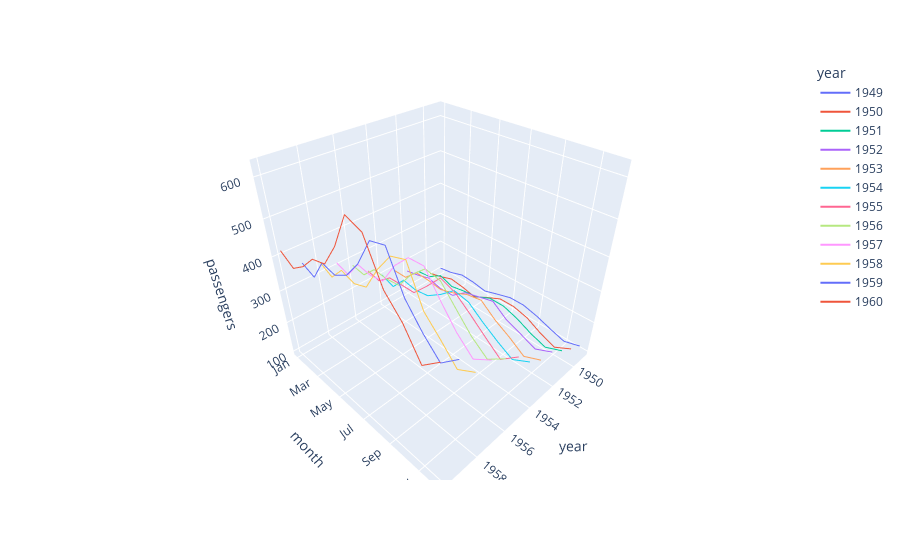

Notebook code for this chart:
### Markdown cell above
## 3D Line Plots

### Code cell
fig = px.line_3d(flights, x='year', y='month', z='passengers', color='year')
fig

### Figure 1 — Plotly figure (JSON) as saved in the notebook; plotly's stock layout.template omitted (floating-point values rounded to 4 significant figures)
{"data": [{"hovertemplate": "year=%{x}<br>month=%{y}<br>passengers=%{z}<extra></extra>", "legendgroup": "1949", "line": {"color": "#636efa", "dash": "solid"}, "marker": {"symbol": "circle"}, "mode": "lines", "name": "1949", "scene": "scene", "showlegend": true, "type": "scatter3d", "x": [1949, 1949, 1949, 1949, 1949, 1949, 1949, 1949, 1949, 1949, 1949, 1949], "y": ["Jan", "Feb", "Mar", "Apr", "May", "Jun", "Jul", "Aug", "Sep", "Oct", "Nov", "Dec"], "z": [112, 118, 132, 129, 121, 135, 148, 148, 136, 119, 104, 118]}, {"hovertemplate": "year=%{x}<br>month=%{y}<br>passengers=%{z}<extra></extra>", "legendgroup": "1950", "line": {"color": "#EF553B", "dash": "solid"}, "marker": {"symbol": "circle"}, "mode": "lines", "name": "1950", "scene": "scene", "showlegend": true, "type": "scatter3d", "x": [1950, 1950, 1950, 1950, 1950, 1950, 1950, 1950, 1950, 1950, 1950, 1950], "y": ["Jan", "Feb", "Mar", "Apr", "May", "Jun", "Jul", "Aug", "Sep", "Oct", "Nov", "Dec"], "z": [115, 126, 141, 135, 125, 149, 170, 170, 158, 133, 114, 140]}, {"hovertemplate": "year=%{x}<br>month=%{y}<br>passengers=%{z}<extra></extra>", "legendgroup": "1951", "line": {"color": "#00cc96", "dash": "solid"}, "marker": {"symbol": "circle"}, "mode": "lines", "name": "1951", "scene": "scene", "showlegend": true, "type": "scatter3d", "x": [1951, 1951, 1951, 1951, 1951, 1951, 1951, 1951, 1951, 1951, 1951, 1951], "y": ["Jan", "Feb", "Mar", "Apr", "May", "Jun", "Jul", "Aug", "Sep", "Oct", "Nov", "Dec"], "z": [145, 150, 178, 163, 172, 178, 199, 199, 184, 162, 146, 166]}, {"hovertemplate": "year=%{x}<br>month=%{y}<br>passengers=%{z}<extra></extra>", "legendgroup": "1952", "line": {"color": "#ab63fa", "dash": "solid"}, "marker": {"symbol": "circle"}, "mode": "lines", "name": "1952", "scene": "scene", "showlegend": true, "type": "scatter3d", "x": [1952, 1952, 1952, 1952, 1952, 1952, 1952, 1952, 1952, 1952, 1952, 1952], "y": ["Jan", "Feb", "Mar", "Apr", "May", "Jun", "Jul", "Aug", "Sep", "Oct", "Nov", "Dec"], "z": [171, 180, 193, 181, 183, 218, 230, 242, 209, 191, 172, 194]}, {"hovertemplate": "year=%{x}<br>month=%{y}<br>passengers=%{z}<extra></extra>", "legendgroup": "1953", "line": {"color": "#FFA15A", "dash": "solid"}, "marker": {"symbol": "circle"}, "mode": "lines", "name": "1953", "scene": "scene", "showlegend": true, "type": "scatter3d", "x": [1953, 1953, 1953, 1953, 1953, 1953, 1953, 1953, 1953, 1953, 1953, 1953], "y": ["Jan", "Feb", "Mar", "Apr", "May", "Jun", "Jul", "Aug", "Sep", "Oct", "Nov", "Dec"], "z": [196, 196, 236, 235, 229, 243, 264, 272, 237, 211, 180, 201]}, {"hovertemplate": "year=%{x}<br>month=%{y}<br>passengers=%{z}<extra></extra>", "legendgroup": "1954", "line": {"color": "#19d3f3", "dash": "solid"}, "marker": {"symbol": "circle"}, "mode": "lines", "name": "1954", "scene": "scene", "showlegend": true, "type": "scatter3d", "x": [1954, 1954, 1954, 1954, 1954, 1954, 1954, 1954, 1954, 1954, 1954, 1954], "y": ["Jan", "Feb", "Mar", "Apr", "May", "Jun", "Jul", "Aug", "Sep", "Oct", "Nov", "Dec"], "z": [204, 188, 235, 227, 234, 264, 302, 293, 259, 229, 203, 229]}, {"hovertemplate": "year=%{x}<br>month=%{y}<br>passengers=%{z}<extra></extra>", "legendgroup": "1955", "line": {"color": "#FF6692", "dash": "solid"}, "marker": {"symbol": "circle"}, "mode": "lines", "name": "1955", "scene": "scene", "showlegend": true, "type": "scatter3d", "x": [1955, 1955, 1955, 1955, 1955, 1955, 1955, 1955, 1955, 1955, 1955, 1955], "y": ["Jan", "Feb", "Mar", "Apr", "May", "Jun", "Jul", "Aug", "Sep", "Oct", "Nov", "Dec"], "z": [242, 233, 267, 269, 270, 315, 364, 347, 312, 274, 237, 278]}, {"hovertemplate": "year=%{x}<br>month=%{y}<br>passengers=%{z}<extra></extra>", "legendgroup": "1956", "line": {"color": "#B6E880", "dash": "solid"}, "marker": {"symbol": "circle"}, "mode": "lines", "name": "1956", "scene": "scene", "showlegend": true, "type": "scatter3d", "x": [1956, 1956, 1956, 1956, 1956, 1956, 1956, 1956, 1956, 1956, 1956, 1956], "y": ["Jan", "Feb", "Mar", "Apr", "May", "Jun", "Jul", "Aug", "Sep", "Oct", "Nov", "Dec"], "z": [284, 277, 317, 313, 318, 374, 413, 405, 355, 306, 271, 306]}, {"hovertemplate": "year=%{x}<br>month=%{y}<br>passengers=%{z}<extra></extra>", "legendgroup": "1957", "line": {"color": "#FF97FF", "dash": "solid"}, "marker": {"symbol": "circle"}, "mode": "lines", "name": "1957", "scene": "scene", "showlegend": true, "type": "scatter3d", "x": [1957, 1957, 1957, 1957, 1957, 1957, 1957, 1957, 1957, 1957, 1957, 1957], "y": ["Jan", "Feb", "Mar", "Apr", "May", "Jun", "Jul", "Aug", "Sep", "Oct", "Nov", "Dec"], "z": [315, 301, 356, 348, 355, 422, 465, 467, 404, 347, 305, 336]}, {"hovertemplate": "year=%{x}<br>month=%{y}<br>passengers=%{z}<extra></extra>", "legendgroup": "1958", "line": {"color": "#FECB52", "dash": "solid"}, "marker": {"symbol": "circle"}, "mode": "lines", "name": "1958", "scene": "scene", "showlegend": true, "type": "scatter3d", "x": [1958, 1958, 1958, 1958, 1958, 1958, 1958, 1958, 1958, 1958, 1958, 1958], "y": ["Jan", "Feb", "Mar", "Apr", "May", "Jun", "Jul", "Aug", "Sep", "Oct", "Nov", "Dec"], "z": [340, 318, 362, 348, 363, 435, 491, 505, 404, 359, 310, 337]}, {"hovertemplate": "year=%{x}<br>month=%{y}<br>passengers=%{z}<extra></extra>", "legendgroup": "1959", "line": {"color": "#636efa", "dash": "solid"}, "marker": {"symbol": "circle"}, "mode": "lines", "name": "1959", "scene": "scene", "showlegend": true, "type": "scatter3d", "x": [1959, 1959, 1959, 1959, 1959, 1959, 1959, 1959, 1959, 1959, 1959, 1959], "y": ["Jan", "Feb", "Mar", "Apr", "May", "Jun", "Jul", "Aug", "Sep", "Oct", "Nov", "Dec"], "z": [360, 342, 406, 396, 420, 472, 548, 559, 463, 407, 362, 405]}, {"hovertemplate": "year=%{x}<br>month=%{y}<br>passengers=%{z}<extra></extra>", "legendgroup": "1960", "line": {"color": "#EF553B", "dash": "solid"}, "marker": {"symbol": "circle"}, "mode": "lines", "name": "1960", "scene": "scene", "showlegend": true, "type": "scatter3d", "x": [1960, 1960, 1960, 1960, 1960, 1960, 1960, 1960, 1960, 1960, 1960, 1960], "y": ["Jan", "Feb", "Mar", "Apr", "May", "Jun", "Jul", "Aug", "Sep", "Oct", "Nov", "Dec"], "z": [417, 391, 419, 461, 472, 535, 622, 606, 508, 461, 390, 432]}], "layout": {"legend": {"title": {"text": "year"}, "tracegroupgap": 0}, "margin": {"t": 60}, "scene": {"domain": {"x": [0, 1], "y": [0, 1]}, "xaxis": {"categoryarray": [1949, 1950, 1951, 1952, 1953, 1954, 1955, 1956, 1957, 1958, 1959, 1960], "categoryorder": "array", "title": {"text": "year"}}, "yaxis": {"title": {"text": "month"}}, "zaxis": {"title": {"text": "passengers"}}}}}
